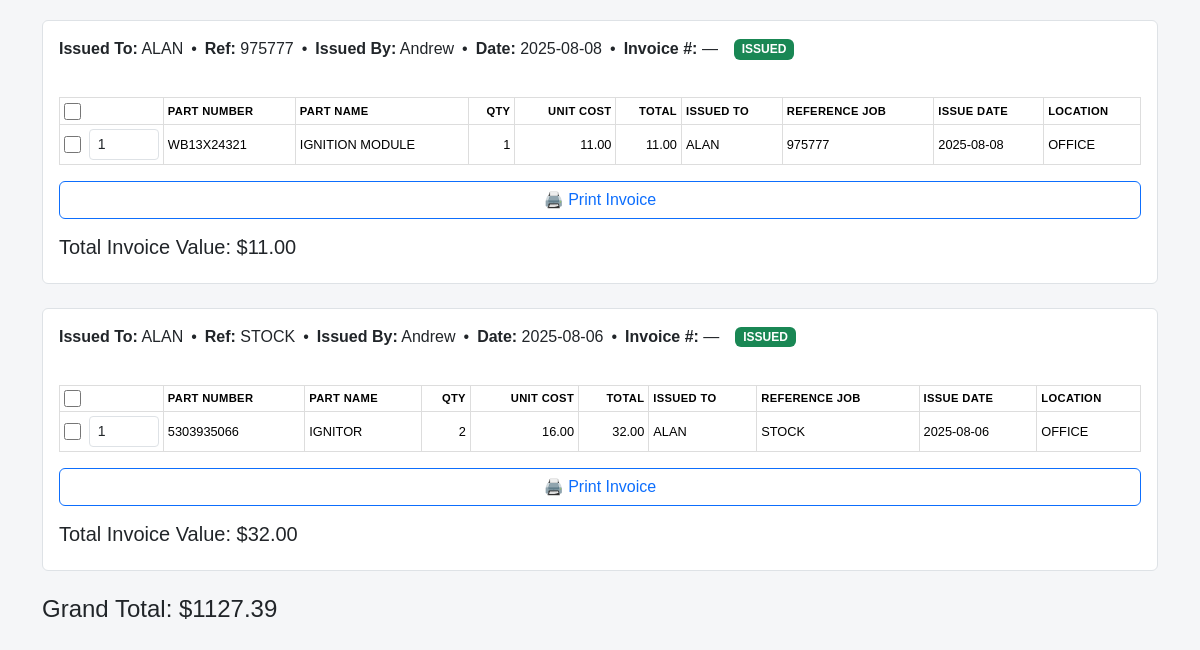
Before: /reports_grouped (signed in, lower part) with the older database file.
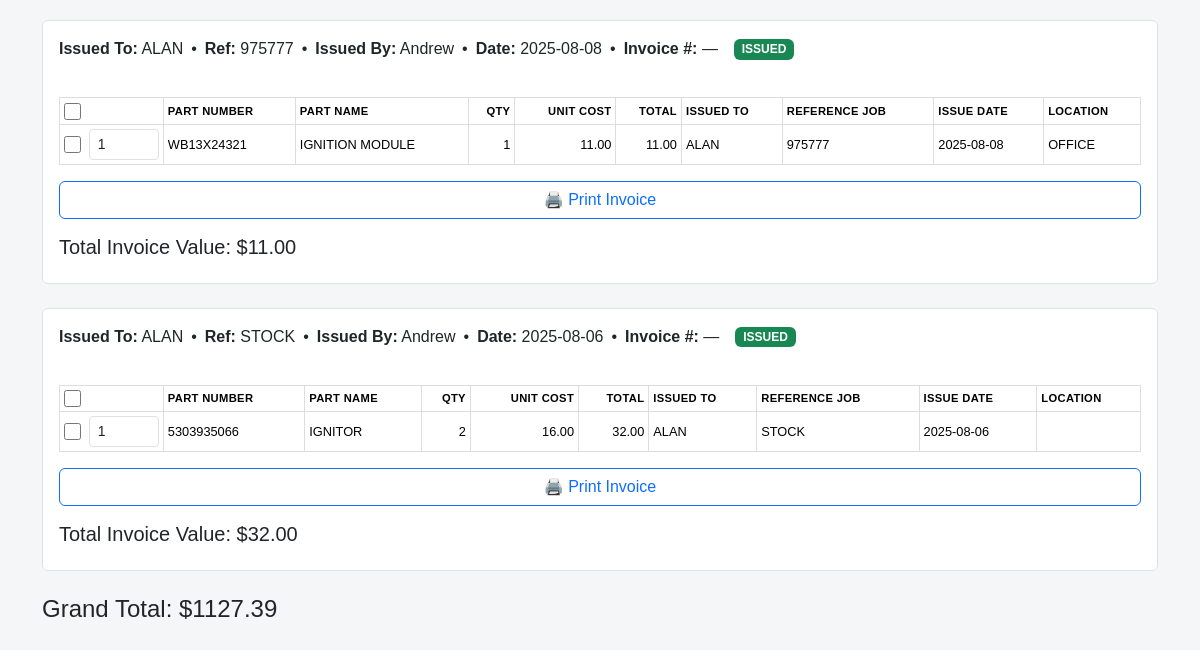
After: the same page with the newer database file.
### models.py (models this page shows, shortened)
class IssuedPartRecord(db.Model):
    __tablename__ = 'issued_part_record'
    __table_args__ = {"extend_existing": True}
    id = db.Column(db.Integer, primary_key=True)
    part_id = db.Column(db.Integer, db.ForeignKey('part.id'), nullable=False, index=True)
    quantity = db.Column(db.Integer, nullable=False)
    issued_to = db.Column(db.String(255), nullable=False, index=True)
    issued_by = db.Column(db.String(255), nullable=False)
    reference_job = db.Column(db.String(255), index=True)
    issue_date = db.Column(db.DateTime, nullable=False, default=datetime.utcnow, index=True)
    unit_cost_at_issue = db.Column(db.Float, nullable=False)
    confirmed_by_tech = db.Column(db.Boolean, default=False, nullable=False)
    confirmed_at = db.Column(db.DateTime)
    confirmed_by = db.Column(db.String(64))
    invoice_number = db.Column(db.Integer, index=True)
    location = db.Column(db.String(120), index=True)
    batch_id = db.Column(db.Integer, db.ForeignKey('issued_batch.id', ondelete='SET NULL'), index=True)
    batch = db.relationship("IssuedBatch", back_populates="parts", lazy="joined")
    part  = db.relationship('Part', backref=db.backref('issued_records', lazy=True))

class Part(db.Model):
    __tablename__ = "part"
    __table_args__ = {"extend_existing": True}
    id = db.Column(db.Integer, primary_key=True)
    name = db.Column(db.String(100), nullable=False)
    part_number = db.Column(db.String(100), unique=True, nullable=False, index=True)
    quantity = db.Column(db.Integer, default=0)
    unit_cost = db.Column(db.Float, nullable=False)
    location = db.Column(db.String(100))
    created_at = db.Column(db.DateTime, default=datetime.utcnow)

### inventory/routes.py (the view, shortened to what this page needs)
@inventory_bp.route('/reports_grouped', methods=['GET', 'POST'])
@login_required
def reports_grouped():
    from collections import defaultdict
    from datetime import datetime, time
    from sqlalchemy.orm import selectinload
    from sqlalchemy import func, or_
    from flask import render_template, request
    from flask_login import current_user
    from extensions import db
    from models import IssuedPartRecord, IssuedBatch, Part
    def _parse_date_ymd(s: str | None):
        if not s:
            return None
        try:
            return datetime.strptime(s, "%Y-%m-%d")
        except Exception:
            return None
    params         = request.values
    start_date_s   = (params.get('start_date') or '').strip()
    end_date_s     = (params.get('end_date') or '').strip()
    recipient_raw  = (params.get('recipient') or '').strip() or None
    reference_job  = (params.get('reference_job') or '').strip() or None
    invoice_s      = (params.get('invoice_number') or params.get('invoice') or params.get('invoice_no') or '').strip()
    location       = (params.get('location') or '').strip() or None
    role_low = (getattr(current_user, "role", "") or "").strip().lower()
    me_user  = (getattr(current_user, "username", "") or "").strip()
    recipient_effective = me_user if role_low == "technician" else recipient_raw
    start_dt_raw = _parse_date_ymd(start_date_s)
    end_dt_raw   = _parse_date_ymd(end_date_s)
    start_dt = datetime.combine(start_dt_raw.date(), time.min) if start_dt_raw else None
    end_dt   = datetime.combine(end_dt_raw.date(),   time.max) if end_dt_raw   else None
    try:
        invoice_no = int(invoice_s) if invoice_s else None
    except ValueError:
        invoice_no = None
    q = (
        db.session.query(IssuedPartRecord)
        .join(Part, IssuedPartRecord.part_id == Part.id)
        .outerjoin(IssuedBatch, IssuedBatch.id == IssuedPartRecord.batch_id)
        .options(
            selectinload(IssuedPartRecord.part),
            selectinload(IssuedPartRecord.batch),
        )
    )
    if recipient_effective:
        if role_low == "technician":
            q = q.filter(
                or_(
                    func.trim(IssuedPartRecord.issued_to) == recipient_effective,
                    func.trim(IssuedBatch.issued_to)     == recipient_effective,
                )
            )
    if reference_job:
        q = q.filter(IssuedPartRecord.reference_job.ilike(f'%{reference_job}%'))
    if start_dt:
        q = q.filter(IssuedPartRecord.issue_date >= start_dt)
    if end_dt:
        q = q.filter(IssuedPartRecord.issue_date <= end_dt)
    if invoice_no is not None:
        q = q.filter(IssuedPartRecord.invoice_number == invoice_no)
    if location:
        q = q.filter(IssuedPartRecord.location == location)
    rows = q.order_by(
        IssuedPartRecord.issue_date.desc(),
        IssuedPartRecord.id.desc()
    ).all()
    grouped = defaultdict(list)
    for r in rows:
        if getattr(r, 'batch_id', None):
            key = ('BATCH', r.batch_id)
        else:
            inv_num = getattr(r, 'invoice_number', None)
            key = (
                'LEGACY',
                r.issued_to,
                r.reference_job,
                r.issued_by,
                r.issue_date.date(),
                inv_num,  # важно!
            )
        grouped[key].append(r)
    invoices = []
    grand_total = 0.0
    def _is_return_records(items: list[IssuedPartRecord]) -> bool:
        if not items:
            return False
        if any((it.quantity or 0) < 0 for it in items):
            return True
        ref = (items[0].reference_job or '').strip().upper()
        return ref.startswith('RETURN')
    for gkey, items in grouped.items():
        items_sorted = sorted(items, key=lambda it: it.id)
        total_value = sum((it.quantity or 0) * (it.unit_cost_at_issue or 0.0) for it in items_sorted)
        grand_total += total_value
        if gkey[0] == 'BATCH':
            batch = items_sorted[0].batch
            batch_inv_number = batch.invoice_number or next(
                (it.invoice_number for it in reversed(items_sorted) if (it.invoice_number or 0) > 0),
                None
            )
            inv = {
                'id': f'B{batch.id}',
                'issued_to': batch.issued_to,
                'reference_job': batch.reference_job,
                'issued_by': batch.issued_by,
                'issue_date': batch.issue_date,
                'invoice_number': batch_inv_number,
                'location': batch.location,
                'items': items_sorted,
                'total_value': total_value,
                'is_return': _is_return_records(items_sorted),
                '_sort_dt': max((it.issue_date for it in items_sorted if it.issue_date), default=batch.issue_date),
                '_sort_id': max((it.id for it in items_sorted), default=0),
            }
        else:
            _, issued_to, ref_job, issued_by, day, inv_num = gkey
            issue_dt = datetime.combine(day, time.min)
            first = items_sorted[0]
            inv_num_from_items = next(
                (it.invoice_number for it in reversed(items_sorted) if (it.invoice_number or 0) > 0),
                None
            )
            resolved_inv_num = inv_num or inv_num_from_items
            if not resolved_inv_num:
                batch_guess = (
                    db.session.query(IssuedBatch)
                    .filter(
                        func.trim(IssuedBatch.issued_to) == (issued_to or ''),
                        func.trim(IssuedBatch.reference_job) == (ref_job or ''),
                        func.trim(IssuedBatch.issued_by) == (issued_by or ''),
                        func.date(IssuedBatch.issue_date) == day
                    )
                    .order_by(IssuedBatch.id.desc())
                    .first()
                )
                if batch_guess and (batch_guess.invoice_number or 0) > 0:
                    resolved_inv_num = batch_guess.invoice_number
            inv = {
                'id': f'K{issued_to}|{issued_by}|{ref_job or ""}|{day.isoformat()}|{resolved_inv_num or ""}',
                'issued_to': issued_to,
                'reference_job': ref_job,
                'issued_by': issued_by,
                'issue_date': issue_dt,
                'invoice_number': resolved_inv_num,
                'location': first.location,
                'items': items_sorted,
                'total_value': total_value,
                'is_return': _is_return_records(items_sorted),
                '_sort_dt': max((it.issue_date for it in items_sorted if it.issue_date), default=issue_dt),
                '_sort_id': max((it.id for it in items_sorted), default=0),
            }
        invoices.append(inv)
    invoices.sort(
        key=lambda g: (
            (g.get('_sort_dt') or datetime.min),
            (g.get('invoice_number') or 0),
            (g.get('_sort_id') or 0),
        ),
        reverse=True
    )
    return render_template(
        'reports_grouped.html',
        invoices=invoices,
        total=grand_total,
        start_date=start_date_s,
        end_date=end_date_s,
        recipient=(recipient_effective or ''),
        reference_job=reference_job or '',
        invoice=invoice_s or '',
        location=location or '',
    )

### app.py (called while the page is built, shortened)
@app.before_request
def restrict_role_routes():
    try:
        if not getattr(current_user, "is_authenticated", False):
            return  # гость — пусть доходит до /login
        ep = (request.endpoint or "").strip()
        role = (getattr(current_user, "role", "") or "").strip().lower()
        if role == "technician":
            if ep in ALLOWED_TECH_ENDPOINTS:
                return
            if ep.endswith(".health") or ep.endswith(".ping"):
                return
            return redirect(url_for("inventory.wo_list"))
    except Exception:
        try:
            return redirect(url_for("inventory.wo_list"))
        except Exception:
            return

### auth/routes.py (called while the page is built)
@login_manager.user_loader
def load_user(user_id):
    return User.query.get(int(user_id))

### templates/reports_grouped.html (shortened to what the changed rows need)
{% extends "base.html" %}
{% block content %}
<div class="reports-grouped">
    {% if invoices %}
    {% for inv in invoices %}
      {% set inv_no_raw = inv.invoice_number %}
      {% set inv_no_str = ('%06d' % (inv_no_raw|int)) if inv_no_raw is not none else '—' %}
      {% set is_return = (inv.reference_job and inv.reference_job.upper().startswith('RETURN'))
                          or (inv['items'] | selectattr('quantity','lt',0) | list | length > 0) %}
      <form id="form-{{ inv.id }}"
            method="post"
            action="{{ url_for('inventory.update_invoice') }}"
            class="card mb-4 p-3 border">
        <div class="d-flex justify-content-between align-items-center flex-wrap gap-2 mb-3">
          <div class="d-flex flex-wrap align-items-center gap-3">
            <div class="d-flex flex-wrap align-items-center gap-2">
              <span><strong>Issued To:</strong> {{ inv.issued_to }}</span>
              <span>•</span>
              <span><strong>Ref:</strong> {{ inv.reference_job or 'N/A' }}</span>
              <span>•</span>
              <span><strong>Issued By:</strong> {{ inv.issued_by }}</span>
              <span>•</span>
              <span><strong>Date:</strong> {{ inv.issue_date.strftime('%Y-%m-%d') }}</span>
              <span>•</span>
              <span><strong>Invoice #:</strong> {{ inv_no_str }}</span>
            </div>
            <span class="badge {{ 'bg-warning text-dark' if is_return else 'bg-success' }}">
              {{ 'RETURNED' if is_return else 'ISSUED' }}
            </span>
          </div>
        </div>
        {% set lines = inv['items'] %}
        {% if lines|length > 0 %}
          <div class="table-responsive">
            <table class="table table-sm align-middle">
              <thead>
                <tr>
                  <th style="width:52px;">
                    <input type="checkbox"
                           onclick="for (const cb of this.closest('table').querySelectorAll('.linecb:not([disabled])')) cb.checked = this.checked;">
                  </th>
                  <th>Part Number</th>
                  <th>Part Name</th>
                  <th class="text-end">Qty</th>
                  <th class="text-end">Unit Cost</th>
                  <th class="text-end">Total</th>
                  <th>Issued To</th>
                  <th>Reference Job</th>
                  <th>Issue Date</th>
                  <th>Location</th>
                </tr>
              </thead>
              <tbody>
                {% for it in lines %}
                  {% set row_is_return = (it.quantity or 0) < 0 %}
                  <tr class="{{ 'table-warning' if row_is_return else '' }}">
                    <td>
                      <div class="d-flex align-items-center gap-2">
                        <input class="linecb" type="checkbox" name="record_ids[]" value="{{ it.id }}" {% if row_is_return %}disabled{% endif %}>
                        <input type="number"
                            name="qty_{{ it.id }}"
                            class="form-control form-control-sm return-qty"
                            style="width:70px"
                            inputmode="numeric"
                            pattern="\d*"
                            step="1"
                            min="0"
                            max="{{ it.quantity or 0 }}"
                            title="Max: {{ it.quantity or 0 }}"
                            value="{{ 1 if (it.quantity or 0) > 0 else 0 }}"
                            {% if row_is_return %}disabled{% endif %}>
                      </div>
                    </td>
                    <td>{{ it.part.part_number if it.part else '' }}</td>
                    <td>{{ it.part.name if it.part else '' }}</td>
                    {% if current_user.role == 'superadmin' %}
                      <td class="text-end">
                        <input type="number" step="1" class="form-control form-control-sm text-end"
                               name="edit_qty_{{ it.id }}" value="{{ it.quantity or 0 }}">
                      </td>
                      <td class="text-end">
                        <input type="number" step="0.01" class="form-control form-control-sm text-end"
                               name="edit_ucost_{{ it.id }}" value="{{ (it.unit_cost_at_issue or 0)|round(2) }}">
                      </td>
                      <td class="text-end">
                        {{ '%.2f'|format((it.quantity or 0)*(it.unit_cost_at_issue or 0)) }}
                      </td>
                      <td>
                        <input type="text" class="form-control form-control-sm"
                               name="edit_issued_to_{{ it.id }}" value="{{ it.issued_to }}">
                      </td>
                      <td>
                        <input type="text" class="form-control form-control-sm"
                               name="edit_refjob_{{ it.id }}" value="{{ it.reference_job }}">
                      </td>
                    {% else %}
                      <td class="text-end">{{ it.quantity }}</td>
                      <td class="text-end">{{ '%.2f'|format(it.unit_cost_at_issue or 0) }}</td>
                      <td class="text-end">{{ '%.2f'|format((it.quantity or 0)*(it.unit_cost_at_issue or 0)) }}</td>
                      <td>{{ it.issued_to }}</td>
                      <td>{{ it.reference_job }}</td>
                    {% endif %}
                    <td>{{ it.issue_date.strftime('%Y-%m-%d') if it.issue_date }}</td>
                    <td>{{ it.location or (it.part.location if it.part else '') }}</td>
                  </tr>
                {% endfor %}
              </tbody>
            </table>
          </div>
          {% if inv.invoice_number %}
            <a href="{{ url_for('inventory.view_invoice_pdf', invoice_number=inv.invoice_number) }}"
               target="_blank" class="btn btn-outline-primary mb-3">🖨️ Print Invoice</a>
          {% else %}
            <a href="{{ url_for('inventory.view_invoice_pdf',
                                 issued_to=inv.issued_to,
                                 reference_job=inv.reference_job,
                                 issued_by=inv.issued_by,
                                 issue_date=inv.issue_date.strftime('%Y-%m-%d %H:%M:%S')) }}"
               target="_blank" class="btn btn-outline-primary mb-3">🖨️ Print Invoice</a>
          {% endif %}
        {% endif %}
        <h5>Total Invoice Value: ${{ '%.2f'|format(inv.total_value) }}</h5>
      </form>
    {% endfor %}
  {% else %}
    <p>No records found.</p>
  {% endif %}
</div>
{% endblock %}

Changed rows visible on the page:
changed through a linked row, IssuedPartRecord "STOCK": location.location "OFFICE" → (not shown)
